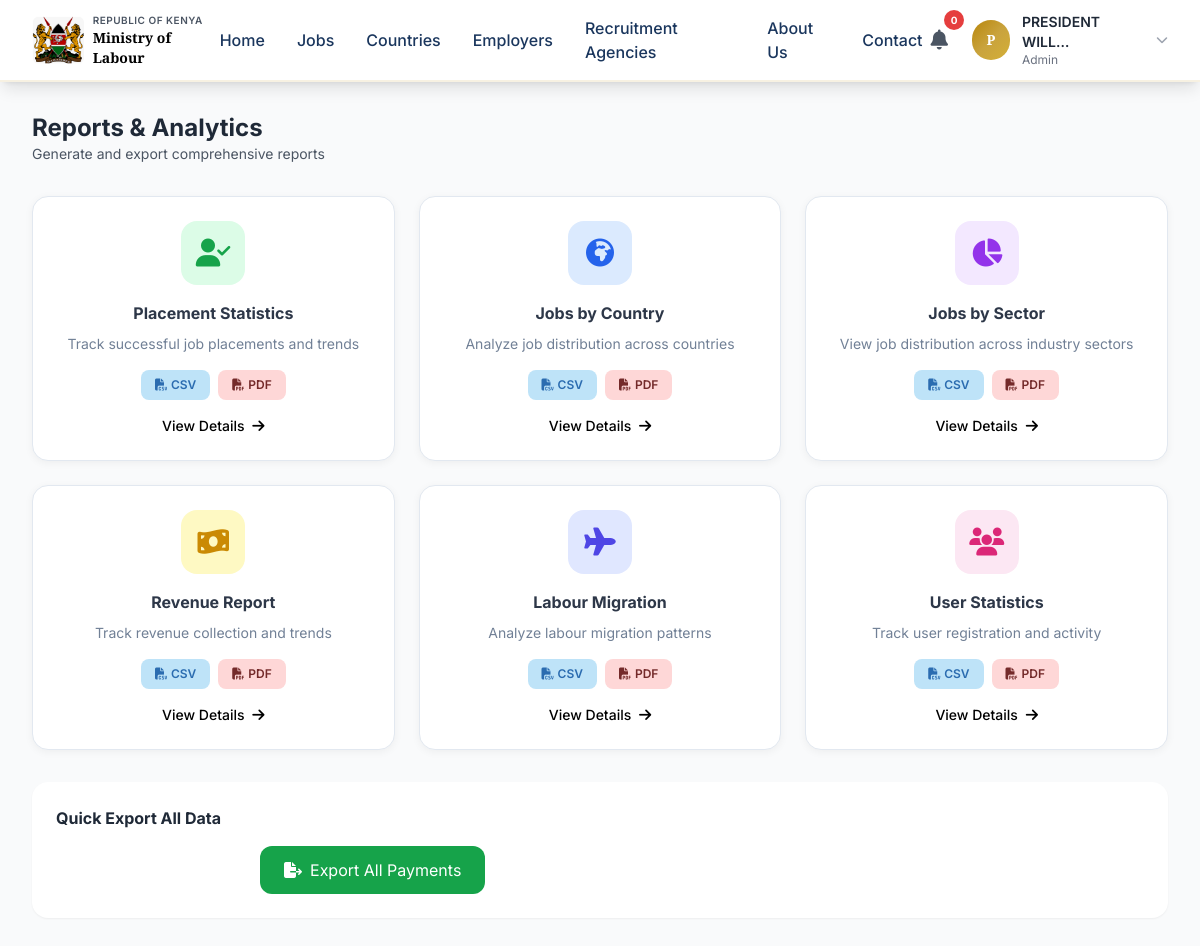
/panel/reports/ (signed in), run on the app's committed database.
### accounts/models.py (models this page shows, shortened)
class User(AbstractBaseUser, PermissionsMixin):
    USER_TYPES = (
        ('citizen', 'Citizen'),
        ('employer', 'Employer'),
        ('agency', 'Recruitment Agency'),
        ('admin', 'Administrator'),
    )
    STATUS_CHOICES = (
        ('pending', 'Pending'),
        ('approved', 'Approved'),
        ('suspended', 'Suspended'),
        ('rejected', 'Rejected'),
    )
    GENDER_CHOICES = (
        ('M', 'Male'),
        ('F', 'Female'),
        ('O', 'Other'),
    )
    id = models.UUIDField(primary_key=True, default=uuid.uuid4, editable=False)
    email = models.EmailField(unique=True)
    national_id = models.CharField(max_length=20, unique=True)
    passport_number = models.CharField(max_length=20, blank=True, null=True)
    full_name = models.CharField(max_length=255)
    date_of_birth = models.DateField()
    gender = models.CharField(max_length=1, choices=GENDER_CHOICES)
    phone_number = models.CharField(max_length=15)
    county = models.CharField(max_length=100)
    user_type = models.CharField(max_length=20, choices=USER_TYPES, default='citizen')
    status = models.CharField(max_length=20, choices=STATUS_CHOICES, default='pending')
    is_active = models.BooleanField(default=True)
    is_staff = models.BooleanField(default=False)
    is_verified = models.BooleanField(default=False)
    email_verified = models.BooleanField(default=False)
    phone_verified = models.BooleanField(default=False)
    date_joined = models.DateTimeField(auto_now_add=True)
    last_login = models.DateTimeField(null=True, blank=True)
    updated_at = models.DateTimeField(auto_now=True)
    objects = UserManager()
    USERNAME_FIELD = 'email'
    REQUIRED_FIELDS = ['full_name', 'national_id', 'phone_number']
    class Meta:
        db_table = 'users'
        indexes = [
            models.Index(fields=['email', 'status']),
            models.Index(fields=['national_id']),
            models.Index(fields=['user_type']),
        ]

### admin_panel/views.py (the view)
# urls.py: path('reports/', views.admin_reports, name='admin_reports'),
@login_required
@staff_member_required
def admin_reports(request):
    context = {
        'report_types': [
            {'id': 'placements', 'name': 'Placement Statistics'},
            {'id': 'jobs_by_country', 'name': 'Jobs by Country'},
            {'id': 'jobs_by_sector', 'name': 'Jobs by Sector'},
            {'id': 'revenue', 'name': 'Revenue Report'},
            {'id': 'labour_migration', 'name': 'Labour Migration'},
            {'id': 'users', 'name': 'User Statistics'},
            {'id': 'applications', 'name': 'Application Statistics'},
        ]
    }
    return render(request, 'admin_panel/reports/index.html', context)

### templates/admin_panel/reports/index.html (shortened to what this page needs)
{% extends 'base.html' %}
{% load static %}
{% block content %}
<div class="bg-gray-50 min-h-screen py-8">
    <div class="max-w-7xl mx-auto px-4 sm:px-6 lg:px-8">
        <div class="flex flex-wrap justify-between items-center mb-8">
            <div>
                <h1 class="text-2xl font-bold text-gray-800">Reports & Analytics</h1>
                <p class="text-gray-600 text-sm">Generate and export comprehensive reports</p>
            </div>
        </div>
        <div class="grid grid-cols-1 md:grid-cols-2 lg:grid-cols-3 gap-6">
            <div class="report-card">
                <div class="report-icon bg-green-100 text-green-600">
                    <i class="fas fa-user-check"></i>
                </div>
                <h3>Placement Statistics</h3>
                <p>Track successful job placements and trends</p>
                <div class="export-buttons">
                    <a href="{% url 'admin_panel:admin_export_report' 'placements' %}?format=csv" class="export-btn csv">
                        <i class="fas fa-file-csv"></i> CSV
                    </a>
                    <a href="{% url 'admin_panel:admin_export_report' 'placements' %}?format=pdf" class="export-btn pdf">
                        <i class="fas fa-file-pdf"></i> PDF
                    </a>
                </div>
                <a href="{% url 'admin_panel:admin_placements_report' %}" class="block mt-4 text-primary-light hover:text-primary text-sm font-medium">
                    View Details <i class="fas fa-arrow-right ml-1"></i>
                </a>
            </div>
            <div class="report-card">
                <div class="report-icon bg-blue-100 text-blue-600">
                    <i class="fas fa-globe-africa"></i>
                </div>
                <h3>Jobs by Country</h3>
                <p>Analyze job distribution across countries</p>
                <div class="export-buttons">
                    <a href="{% url 'admin_panel:admin_export_report' 'jobs_by_country' %}?format=csv" class="export-btn csv">
                        <i class="fas fa-file-csv"></i> CSV
                    </a>
                    <a href="{% url 'admin_panel:admin_export_report' 'jobs_by_country' %}?format=pdf" class="export-btn pdf">
                        <i class="fas fa-file-pdf"></i> PDF
                    </a>
                </div>
                <a href="{% url 'admin_panel:admin_jobs_by_country_report' %}" class="block mt-4 text-primary-light hover:text-primary text-sm font-medium">
                    View Details <i class="fas fa-arrow-right ml-1"></i>
                </a>
            </div>
            <div class="report-card">
                <div class="report-icon bg-purple-100 text-purple-600">
                    <i class="fas fa-chart-pie"></i>
                </div>
                <h3>Jobs by Sector</h3>
                <p>View job distribution across industry sectors</p>
                <div class="export-buttons">
                    <a href="{% url 'admin_panel:admin_export_report' 'jobs_by_sector' %}?format=csv" class="export-btn csv">
                        <i class="fas fa-file-csv"></i> CSV
                    </a>
                    <a href="{% url 'admin_panel:admin_export_report' 'jobs_by_sector' %}?format=pdf" class="export-btn pdf">
                        <i class="fas fa-file-pdf"></i> PDF
                    </a>
                </div>
                <a href="{% url 'admin_panel:admin_jobs_by_sector_report' %}" class="block mt-4 text-primary-light hover:text-primary text-sm font-medium">
                    View Details <i class="fas fa-arrow-right ml-1"></i>
                </a>
            </div>
            <div class="report-card">
                <div class="report-icon bg-yellow-100 text-yellow-600">
                    <i class="fas fa-money-bill-wave"></i>
                </div>
                <h3>Revenue Report</h3>
                <p>Track revenue collection and trends</p>
                <div class="export-buttons">
                    <a href="{% url 'admin_panel:admin_export_report' 'revenue' %}?format=csv" class="export-btn csv">
                        <i class="fas fa-file-csv"></i> CSV
                    </a>
                    <a href="{% url 'admin_panel:admin_export_report' 'revenue' %}?format=pdf" class="export-btn pdf">
                        <i class="fas fa-file-pdf"></i> PDF
                    </a>
                </div>
                <a href="{% url 'admin_panel:admin_revenue_report' %}" class="block mt-4 text-primary-light hover:text-primary text-sm font-medium">
                    View Details <i class="fas fa-arrow-right ml-1"></i>
                </a>
            </div>
            <div class="report-card">
                <div class="report-icon bg-indigo-100 text-indigo-600">
                    <i class="fas fa-plane"></i>
                </div>
                <h3>Labour Migration</h3>
                <p>Analyze labour migration patterns</p>
                <div class="export-buttons">
                    <a href="{% url 'admin_panel:admin_export_report' 'labour_migration' %}?format=csv" class="export-btn csv">
                        <i class="fas fa-file-csv"></i> CSV
                    </a>
                    <a href="{% url 'admin_panel:admin_export_report' 'labour_migration' %}?format=pdf" class="export-btn pdf">
                        <i class="fas fa-file-pdf"></i> PDF
                    </a>
                </div>
                <a href="{% url 'admin_panel:admin_labour_migration_report' %}" class="block mt-4 text-primary-light hover:text-primary text-sm font-medium">
                    View Details <i class="fas fa-arrow-right ml-1"></i>
                </a>
            </div>
            <div class="report-card">
                <div class="report-icon bg-pink-100 text-pink-600">
                    <i class="fas fa-users"></i>
                </div>
                <h3>User Statistics</h3>
                <p>Track user registration and activity</p>
                <div class="export-buttons">
                    <a href="{% url 'admin_panel:admin_export_report' 'users' %}?format=csv" class="export-btn csv">
                        <i class="fas fa-file-csv"></i> CSV
                    </a>
                    <a href="{% url 'admin_panel:admin_export_report' 'users' %}?format=pdf" class="export-btn pdf">
                        <i class="fas fa-file-pdf"></i> PDF
                    </a>
                </div>
                <a href="{% url 'admin_panel:admin_user_list' %}" class="block mt-4 text-primary-light hover:text-primary text-sm font-medium">
                    View Details <i class="fas fa-arrow-right ml-1"></i>
                </a>
            </div>
        </div>
        <div class="mt-8 bg-white rounded-2xl p-6 shadow-sm">
            <h3 class="font-bold text-gray-800 mb-4">Quick Export All Data</h3>
            <div class="flex flex-wrap gap-4">
                <a href="{% url 'admin_panel:admin_export_jobs' %}" class="bg-primary-light text-white px-6 py-3 rounded-xl hover:bg-primary transition flex items-center gap-2">
                    <i class="fas fa-file-export"></i> Export All Jobs
                </a>
                <a href="{% url 'admin_panel:admin_export_payments' %}" class="bg-green-600 text-white px-6 py-3 rounded-xl hover:bg-green-700 transition flex items-center gap-2">
                    <i class="fas fa-file-export"></i> Export All Payments
                </a>
            </div>
        </div>
    </div>
</div>
{% endblock %}

### templates/base.html (shortened to what this page needs)
{% load static %}
<!DOCTYPE html>
<html lang="en">
<head>
    <script src="https://cdn.tailwindcss.com"></script>
    <link rel="stylesheet" href="https://cdnjs.cloudflare.com/ajax/libs/font-awesome/6.5.1/css/all.min.css">
    <link href="https://unpkg.com/aos@2.3.1/dist/aos.css" rel="stylesheet">
    <link rel="stylesheet" type="text/css" href="https://cdn.jsdelivr.net/npm/slick-carousel@1.8.1/slick/slick.css"/>
    <link rel="stylesheet" type="text/css" href="https://cdn.jsdelivr.net/npm/slick-carousel@1.8.1/slick/slick-theme.css"/>
</head>
<body>
    <nav class="navbar-gov fixed top-0 left-0 right-0 z-50 shadow-lg transition-all duration-300" id="navbar">
        <div class="max-w-7xl mx-auto px-4 sm:px-6 lg:px-8">
            <div class="flex justify-between items-center h-20">
                <div class="flex items-center space-x-4">
                    <div class="flex items-center space-x-3">
                        <div class="flex items-center space-x-2">
                            <img src="{% static 'images/coat-of-arms.png' %}" alt="Government Logo" class="h-12 w-auto hidden sm:block">
                            <div>
                                <div class="text-[10px] text-gray-600 font-semibold tracking-wider uppercase gov-font-sans">Republic of Kenya</div>
                                <div class="text-sm font-bold text-primary-light gov-font">Ministry of Labour</div>
                            </div>
                        </div>
                    </div>
                </div>
                <div class="hidden lg:flex items-center space-x-8">
                    <a href="{% url 'home' %}" class="nav-link">Home</a>
                    <a href="{% url 'job_list' %}" class="nav-link">Jobs</a>
                    <a href="{% url 'countries' %}" class="nav-link">Countries</a>
                    <a href="{% url 'employers:employer_list' %}" class="nav-link">Employers</a>
                    <a href="{% url 'agencies:agency_list' %}" class="nav-link">Recruitment Agencies</a>
                    <a href="{% url 'about' %}" class="nav-link">About Us</a>
                    <a href="{% url 'contact' %}" class="nav-link">Contact</a>
                </div>
                <div class="flex items-center space-x-2 sm:space-x-4">
                    {% if user.is_authenticated %}
                        <div class="relative notification-badge hidden sm:block">
                            <button class="text-gray-600 hover:text-gold-dark transition-colors p-2 rounded-full hover:bg-gray-100" id="notificationToggle">
                                <i class="fas fa-bell text-xl"></i>
                                <span class="badge" id="notificationCount">{{ unread_notifications|default:0 }}</span>
                            </button>
                        </div>
                        <div class="relative dropdown">
                            <button class="flex items-center space-x-2 sm:space-x-3 focus:outline-none group">
                                <div class="w-8 h-8 sm:w-10 sm:h-10 rounded-full gradient-gold flex items-center justify-center text-white font-semibold text-xs sm:text-sm gov-font">
                                    {{ user.full_name|slice:":1"|upper }}
                                </div>
                                <div class="hidden lg:block text-left">
                                    <p class="text-sm font-semibold text-gray-800 gov-font-sans">{{ user.full_name|truncatechars:15 }}</p>
                                    <p class="text-xs text-gray-500 gov-font-sans">{{ user.user_type|title }}</p>
                                </div>
                                <i class="fas fa-chevron-down text-gray-400 text-xs transition-transform duration-300 group-hover:rotate-180 hidden sm:inline-block"></i>
                            </button>
                        </div>
                    {% endif %}
                </div>
            </div>
        </div>
    </nav>
    <main class="mt-20">
        {% block content %}{% endblock %}
    </main>
</body>
</html>

### data on the page
User: full_name "P", full_name "PRESIDENT WILL…", user_type "Admin"

### other printed values
{{ unread_notifications|default:0 }} "0"
